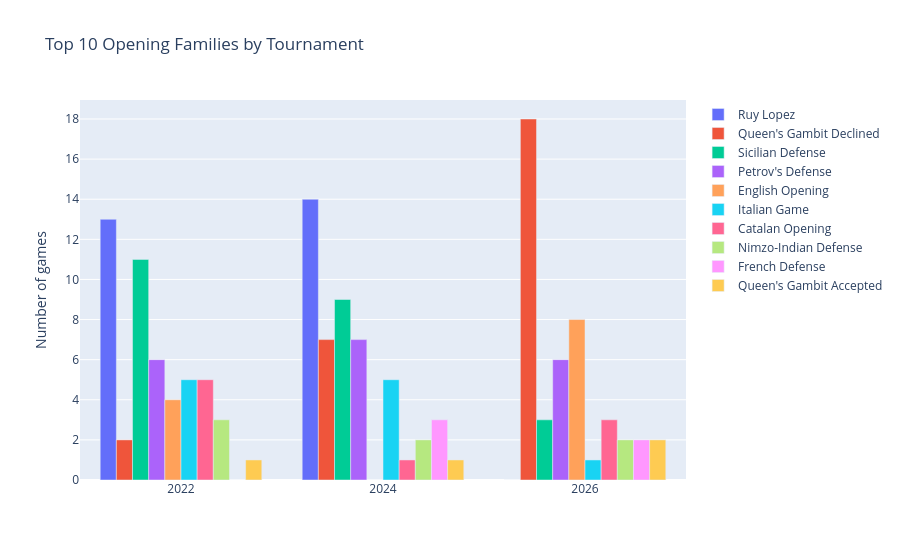

Notebook code for this chart:
### Markdown cell above
## Top Openings by Tournament

### Code cell
top_n = 10
top_families = df["opening_family"].value_counts().head(top_n).index

subset = df[df["opening_family"].isin(top_families)]
ct = subset.groupby(["tournament", "opening_family"]).size().unstack(fill_value=0)
ct = ct[top_families]  # preserve popularity order

# Reshape for plotly
ct_plot = ct.reset_index().melt(id_vars="tournament", var_name="opening_family", value_name="count")

fig = px.bar(
    ct_plot,
    x="tournament",
    y="count",
    color="opening_family",
    barmode="group",
    title=f"Top {top_n} Opening Families by Tournament",
    labels={"count": "Number of games", "tournament": "", "opening_family": "Opening"},
)
fig.update_layout(legend_title_text="")
fig.show()

### Figure 1 — Plotly figure (JSON) as saved in the notebook; plotly's stock layout.template omitted (floating-point values rounded to 4 significant figures)
{"data": [{"alignmentgroup": "True", "hovertemplate": "Opening=Ruy Lopez<br>=%{x}<br>Number of games=%{y}<extra></extra>", "legendgroup": "Ruy Lopez", "marker": {"color": "#636efa", "pattern": {"shape": ""}}, "name": "Ruy Lopez", "offsetgroup": "Ruy Lopez", "orientation": "v", "showlegend": true, "textposition": "auto", "type": "bar", "x": ["2022", "2024", "2026"], "xaxis": "x", "y": [13, 14, 0], "yaxis": "y"}, {"alignmentgroup": "True", "hovertemplate": "Opening=Queen's Gambit Declined<br>=%{x}<br>Number of games=%{y}<extra></extra>", "legendgroup": "Queen's Gambit Declined", "marker": {"color": "#EF553B", "pattern": {"shape": ""}}, "name": "Queen's Gambit Declined", "offsetgroup": "Queen's Gambit Declined", "orientation": "v", "showlegend": true, "textposition": "auto", "type": "bar", "x": ["2022", "2024", "2026"], "xaxis": "x", "y": [2, 7, 18], "yaxis": "y"}, {"alignmentgroup": "True", "hovertemplate": "Opening=Sicilian Defense<br>=%{x}<br>Number of games=%{y}<extra></extra>", "legendgroup": "Sicilian Defense", "marker": {"color": "#00cc96", "pattern": {"shape": ""}}, "name": "Sicilian Defense", "offsetgroup": "Sicilian Defense", "orientation": "v", "showlegend": true, "textposition": "auto", "type": "bar", "x": ["2022", "2024", "2026"], "xaxis": "x", "y": [11, 9, 3], "yaxis": "y"}, {"alignmentgroup": "True", "hovertemplate": "Opening=Petrov's Defense<br>=%{x}<br>Number of games=%{y}<extra></extra>", "legendgroup": "Petrov's Defense", "marker": {"color": "#ab63fa", "pattern": {"shape": ""}}, "name": "Petrov's Defense", "offsetgroup": "Petrov's Defense", "orientation": "v", "showlegend": true, "textposition": "auto", "type": "bar", "x": ["2022", "2024", "2026"], "xaxis": "x", "y": [6, 7, 6], "yaxis": "y"}, {"alignmentgroup": "True", "hovertemplate": "Opening=English Opening<br>=%{x}<br>Number of games=%{y}<extra></extra>", "legendgroup": "English Opening", "marker": {"color": "#FFA15A", "pattern": {"shape": ""}}, "name": "English Opening", "offsetgroup": "English Opening", "orientation": "v", "showlegend": true, "textposition": "auto", "type": "bar", "x": ["2022", "2024", "2026"], "xaxis": "x", "y": [4, 0, 8], "yaxis": "y"}, {"alignmentgroup": "True", "hovertemplate": "Opening=Italian Game<br>=%{x}<br>Number of games=%{y}<extra></extra>", "legendgroup": "Italian Game", "marker": {"color": "#19d3f3", "pattern": {"shape": ""}}, "name": "Italian Game", "offsetgroup": "Italian Game", "orientation": "v", "showlegend": true, "textposition": "auto", "type": "bar", "x": ["2022", "2024", "2026"], "xaxis": "x", "y": [5, 5, 1], "yaxis": "y"}, {"alignmentgroup": "True", "hovertemplate": "Opening=Catalan Opening<br>=%{x}<br>Number of games=%{y}<extra></extra>", "legendgroup": "Catalan Opening", "marker": {"color": "#FF6692", "pattern": {"shape": ""}}, "name": "Catalan Opening", "offsetgroup": "Catalan Opening", "orientation": "v", "showlegend": true, "textposition": "auto", "type": "bar", "x": ["2022", "2024", "2026"], "xaxis": "x", "y": [5, 1, 3], "yaxis": "y"}, {"alignmentgroup": "True", "hovertemplate": "Opening=Nimzo-Indian Defense<br>=%{x}<br>Number of games=%{y}<extra></extra>", "legendgroup": "Nimzo-Indian Defense", "marker": {"color": "#B6E880", "pattern": {"shape": ""}}, "name": "Nimzo-Indian Defense", "offsetgroup": "Nimzo-Indian Defense", "orientation": "v", "showlegend": true, "textposition": "auto", "type": "bar", "x": ["2022", "2024", "2026"], "xaxis": "x", "y": [3, 2, 2], "yaxis": "y"}, {"alignmentgroup": "True", "hovertemplate": "Opening=French Defense<br>=%{x}<br>Number of games=%{y}<extra></extra>", "legendgroup": "French Defense", "marker": {"color": "#FF97FF", "pattern": {"shape": ""}}, "name": "French Defense", "offsetgroup": "French Defense", "orientation": "v", "showlegend": true, "textposition": "auto", "type": "bar", "x": ["2022", "2024", "2026"], "xaxis": "x", "y": [0, 3, 2], "yaxis": "y"}, {"alignmentgroup": "True", "hovertemplate": "Opening=Queen's Gambit Accepted<br>=%{x}<br>Number of games=%{y}<extra></extra>", "legendgroup": "Queen's Gambit Accepted", "marker": {"color": "#FECB52", "pattern": {"shape": ""}}, "name": "Queen's Gambit Accepted", "offsetgroup": "Queen's Gambit Accepted", "orientation": "v", "showlegend": true, "textposition": "auto", "type": "bar", "x": ["2022", "2024", "2026"], "xaxis": "x", "y": [1, 1, 2], "yaxis": "y"}], "layout": {"barmode": "group", "legend": {"title": {"text": ""}, "tracegroupgap": 0}, "title": {"text": "Top 10 Opening Families by Tournament"}, "xaxis": {"anchor": "y", "domain": [0.0, 1.0], "title": {"text": ""}}, "yaxis": {"anchor": "x", "domain": [0.0, 1.0], "title": {"text": "Number of games"}}}}
